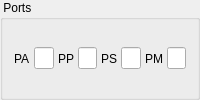
                <widget class="QGroupBox" name="groupBox_3">
                <property name="title">
                  <string> Ports </string>
                </property>
                <layout class="QHBoxLayout" name="horizontalLayout" stretch="1,10,1,10,1,10,1,10">
                  <property name="spacing">
                  <number>4</number>
                  </property>
                  <item>
                  <widget class="QLabel" name="paLabel">
                    <property name="text">
                    <string>PA</string>
                    </property>
                  </widget>
                  </item>
                  <item>
                  <widget class="QLineEdit" name="paEdit">
                    <property name="key" stdset="0">
                      <string>PA</string>
                    </property>
                    <property name="type" stdset="0">
                      <string>integer</string>
                    </property>
                    <property name="mask" stdset="0">
                      <string>0x%0.1X</string>
                    </property>
                    <property name="sizePolicy">
                    <sizepolicy hsizetype="Ignored" vsizetype="Fixed">
                      <horstretch>0</horstretch>
                      <verstretch>0</verstretch>
                    </sizepolicy>
                    </property>
                  </widget>
                  </item>
                  <item>
                  <widget class="QLabel" name="ppLabel">
                    <property name="text">
                    <string>PP</string>
                    </property>
                    <property name="alignment">
                    <set>Qt::AlignRight|Qt::AlignTrailing|Qt::AlignVCenter</set>
                    </property>
                  </widget>
                  </item>
                  <item>
                  <widget class="QLineEdit" name="ppEdit">
                    <property name="key" stdset="0">
                      <string>PP</string>
                    </property>
                    <property name="type" stdset="0">
                      <string>integer</string>
                    </property>
                    <property name="mask" stdset="0">
                      <string>0x%0.1X</string>
                    </property>
                    <property name="sizePolicy">
                    <sizepolicy hsizetype="Ignored" vsizetype="Fixed">
                      <horstretch>0</horstretch>
                      <verstretch>0</verstretch>
                    </sizepolicy>
                    </property>
                  </widget>
                  </item>
                  <item>
                  <widget class="QLabel" name="psLabel">
                    <property name="text">
                    <string>PS</string>
                    </property>
                  </widget>
                  </item>
                  <item>
                  <widget class="QLineEdit" name="psEdit">
                    <property name="key" stdset="0">
                      <string>PS</string>
                    </property>
                    <property name="type" stdset="0">
                      <string>integer</string>
                    </property>
                    <property name="mask" stdset="0">
                      <string>0x%0.1X</string>
                    </property>
                    <property name="sizePolicy">
                    <sizepolicy hsizetype="Ignored" vsizetype="Fixed">
                      <horstretch>0</horstretch>
                      <verstretch>0</verstretch>
                    </sizepolicy>
                    </property>
                  </widget>
                  </item>
                  <item>
                  <widget class="QLabel" name="pmLabel">
                    <property name="text">
                    <string>PM</string>
                    </property>
                  </widget>
                  </item>
                  <item>
                  <widget class="QLineEdit" name="pmEdit">
                    <property name="key" stdset="0">
                      <string>PM</string>
                    </property>
                    <property name="type" stdset="0">
                      <string>integer</string>
                    </property>
                    <property name="mask" stdset="0">
                      <string>0x%0.1X</string>
                    </property>
                    <property name="sizePolicy">
                    <sizepolicy hsizetype="Ignored" vsizetype="Fixed">
                      <horstretch>0</horstretch>
                      <verstretch>0</verstretch>
                    </sizepolicy>
                    </property>
                  </widget>
                  </item>
                </layout>
                </widget>
